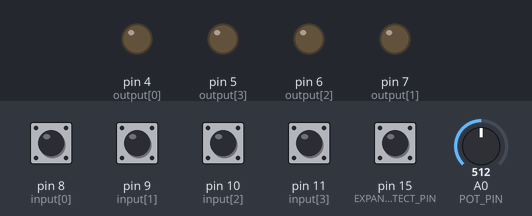
Recording of a sketch running on a simulated Arduino Uno, built with avr-gcc and run on an emulated ATmega328P. Shown: output pins drawn as LEDs (lit = HIGH). Inputs (shaded band) come from the test bench; at power-on: pin 8 (input[0]), pin 9 (input[1]), pin 10 (input[2]), pin 11 (input[3]), pin 15 (EXPANDER_DETECT_PIN) HIGH, A0 (POT_PIN) = 512.

Above: at 1.2 s.
1.3 s: pin 8 (input[0]) pulled LOW for 0.15 s
At 2.0 s:
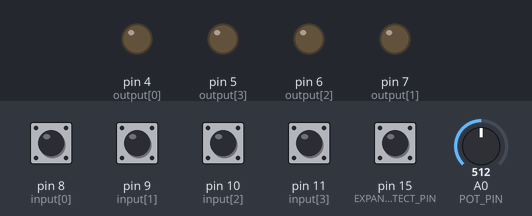
2.9 s: pin 9 (input[1]) pulled LOW for 0.15 s
At 4.1 s:
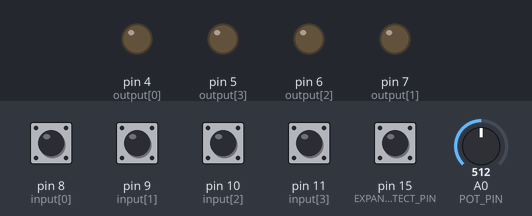
4.5 s: pin 10 (input[2]) pulled LOW for 0.15 s
At 5.6 s:
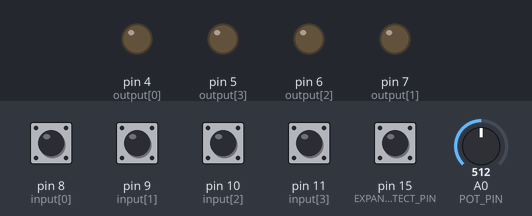
6.1 s: pin 11 (input[3]) pulled LOW for 0.15 s
At 6.8 s:
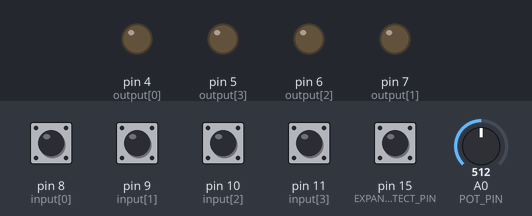
7.7 s: pin 8 (input[0]) driven LOW and pin 9 (input[1]) driven LOW
At 8.1 s:
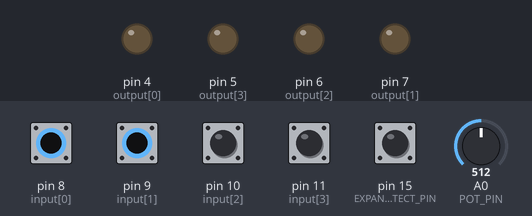
9.2 s: pin 10 (input[2]) driven LOW and pin 11 (input[3]) driven LOW
At 10.4 s:
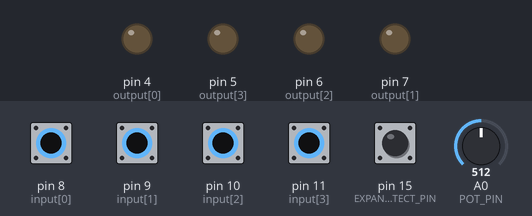
Timing chart, 0 to 11.7 s (numbered marks = the images above; inputs shaded):
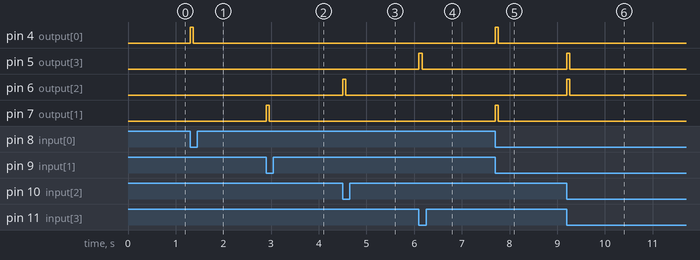

Measured:
- after the input at 1.3 s, pin 4 (output[0]): LOW → HIGH at once, → LOW 0.07 s later
- after the input at 2.9 s, pin 7 (output[1]): LOW → HIGH at once, → LOW 0.07 s later
- after the input at 4.5 s, pin 6 (output[2]): LOW → HIGH at once, → LOW 0.07 s later
- after the input at 6.1 s, pin 5 (output[3]): LOW → HIGH at once, → LOW 0.07 s later
- after the input at 7.7 s, pin 4 (output[0]), pin 7 (output[1]): LOW → HIGH at once, → LOW 0.07 s later
- after the input at 9.2 s, pin 5 (output[3]), pin 6 (output[2]): LOW → HIGH at once, → LOW 0.07 s later

The sketch:

cvToSolenoid.ino
```cpp
#ifdef EXTERNAL_IDE
#include <Arduino.h>
int main(void) {

  init();

  setup();

  while(true) {
    loop();
  }
}

#endif

#include <EEPROM.h>

#define INPUT_1 B,0
#define INPUT_2 B,1
#define INPUT_3 B,2
#define INPUT_4 B,3

#define OUTPUT_1 D,4
#define OUTPUT_2 D,7
#define OUTPUT_3 D,6
#define OUTPUT_4 D,5
#define POT_PIN 0

#define EXPANDER_DETECT_PIN 15


#define EXP_IN_PIN_1 16
#define EXP_IN_PIN_2 17
#define EXP_IN_PIN_3 18
#define EXP_IN_PIN_4 19
const uint8_t exp_input[4]={EXP_IN_PIN_1,EXP_IN_PIN_2,EXP_IN_PIN_3,EXP_IN_PIN_4};
const uint8_t input[4]={
  8,9,10,11};
const uint8_t output[4]={
  4,7,6,5};
bool triggerState[4];
#define NUMBER_OF_CHANNELS 4
void setup(){
	pinMode(EXPANDER_DETECT_PIN,INPUT_PULLUP);
	pinMode(EXP_IN_PIN_1,INPUT);
	pinMode(EXP_IN_PIN_2,INPUT);
	pinMode(EXP_IN_PIN_3,INPUT);
	pinMode(EXP_IN_PIN_4,INPUT);

  for(int i=0;i<NUMBER_OF_CHANNELS;i++){
    pinMode(input[i],INPUT_PULLUP);
    pinMode(output[i],OUTPUT);
    digitalWrite(output[i],LOW);
    triggerState[i]=false;
  }

}
uint32_t triggerTime[4];
bool outputState[4];
uint32_t triggerLength;
uint16_t expTriggerLength[4]={0,0,0,0};
void loop()
{

	if(!digitalRead(EXPANDER_DETECT_PIN)){
		for(int i=0;i<4;i++){
			expTriggerLength[i]=analogRead(exp_input[i])>>3;
		}
	}
	else{
		for(int i=0;i<4;i++){
			expTriggerLength[i]=0;
		}
	}
  uint16_t newTriggerLength=(analogRead(POT_PIN)>>3);
  if(newTriggerLength!=0 && triggerLength==0){
    for(int i=0;i<NUMBER_OF_CHANNELS;i++){
      triggerState[i]=false;
      outputState[i]=true;
      //digitalWrite(output[i],LOW);
    }
  }
  triggerLength=newTriggerLength;
/*
  if(triggerLength==0){
    for(int i=0;i<NUMBER_OF_CHANNELS;i++){
      digitalWrite(output[i],!digitalRead(input[i]));
    }
  }
  else{

  */
    for(int i=0;i<NUMBER_OF_CHANNELS;i++){
      bool newState=!digitalRead(input[i]);
      if(newState && !triggerState[i]){
        triggerTime[i]=millis();
        digitalWrite(output[i],HIGH);
        outputState[i]=true;
      }
      triggerState[i]=newState;
    }

    for(int i=0;i<NUMBER_OF_CHANNELS;i++){
      if(outputState[i]){
        if(millis()-triggerTime[i]>(2+triggerLength+expTriggerLength[i])){
          digitalWrite(output[i],LOW);
          outputState[i]=false;
        }
      }
    }
 // }

}
```
